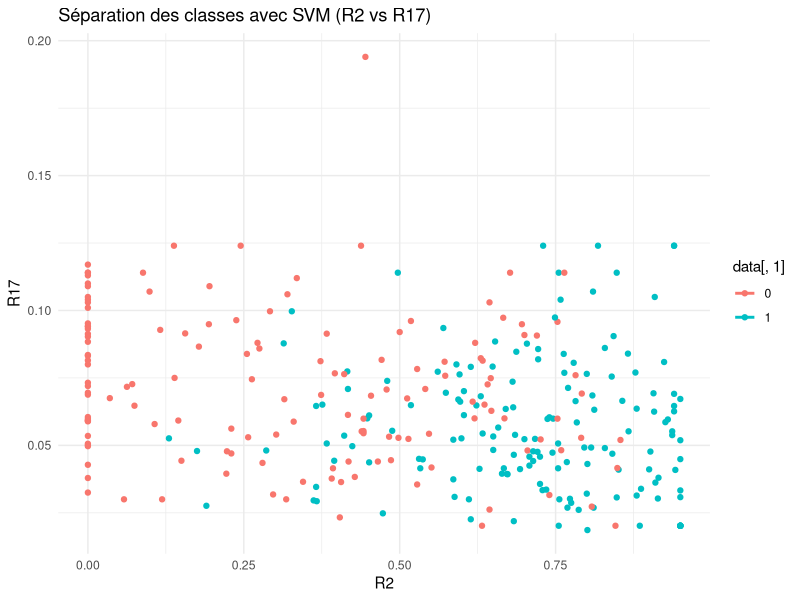

Write the R code that produced this figure.
# Charger les bibliothèques nécessaires
if (!require("e1071")) install.packages("e1071")
if (!require("ggplot2")) install.packages("ggplot2")
if (!require("GGally")) install.packages("GGally")
library(e1071)
library(ggplot2)
library(GGally)

# Charger les données
data <- read.csv("farms_train.csv", header = TRUE, sep = ";")

# Convertir la première colonne en facteur (étiquette)
data[, 1] <- as.factor(data[, 1])

# Créer le modèle SVM
model <- svm(data[, 1] ~ ., data = data, kernel = "linear")

# Visualisation avec ggplot2
ggplot(data, aes(x = R2, y = R17, color = data[, 1])) +  # Utiliser directement la colonne de l'étiquette (DIFF)
  geom_point() +
  stat_smooth(method = "svm", formula = data[, 1] ~ ., method.args = list(kernel = "linear"), se = FALSE) +
  labs(title = "Séparation des classes avec SVM (R2 vs R17)", x = "R2", y = "R17") +
  theme_minimal()






# Charger les bibliothèques nécessaires
if (!require("e1071")) install.packages("e1071")
if (!require("caret")) install.packages("caret")
if (!require("caret")) install.packages("lattice") # Pour les métriques d'évaluation

library(e1071)
library(caret)
library(lattice)


# Charger les données
data <- read.csv("farms_train.csv", header = TRUE, sep = ";")

# Convertir la première colonne en facteur (étiquette)
data[, 1] <- as.factor(data[, 1])

# Créer le modèle SVM
model <- svm(data[, 1] ~ ., data = data, kernel = "linear")

# Prédictions sur le jeu d'entraînement
predictions <- predict(model, data)

# Calcul des métriques de performance
confusion_matrix <- confusionMatrix(predictions, data[, 1])

# Affichage des métriques
cat("Accuracy:", confusion_matrix$overall['Accuracy'], "\n")
cat("Kappa:", confusion_matrix$overall['Kappa'], "\n")

# Afficher des métriques pour chaque classe (sensibilité, spécificité, etc.)
cat("Sensitivity (Recall):", confusion_matrix$byClass['Sensitivity'], "\n")
cat("Specificity:", confusion_matrix$byClass['Specificity'], "\n")
cat("Precision:", confusion_matrix$byClass['Pos Pred Value'], "\n")
cat("F1 Score:", 2 * (confusion_matrix$byClass['Sensitivity'] * confusion_matrix$byClass['Pos Pred Value']) / 
      (confusion_matrix$byClass['Sensitivity'] + confusion_matrix$byClass['Pos Pred Value']), "\n")
